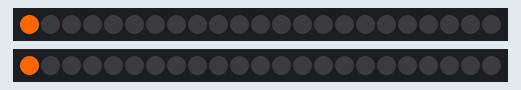
Bench run of a sketch on a simulated Arduino Uno, built with avr-gcc and run on an emulated ATmega328P. Parts: 2 × 23 RGB LEDs in strip order, left to right.

Above: at 0.05 s.
At 0.6 s:
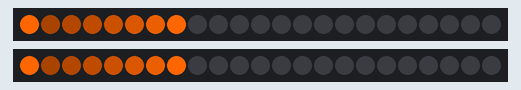
At 1.16 s:
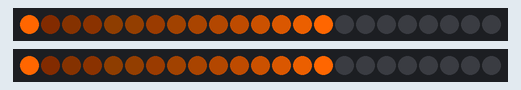
At 1.75 s:
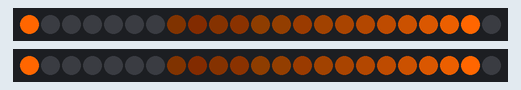
At 2.26 s:
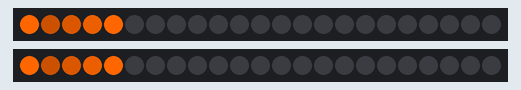

The sketch:

fade_sequ.ino
```cpp
#include <FastLED.h>
#include <math.h>

#define LED_PIN1 7
#define LED_PIN2 4

#define NUM_LEDS 23

CRGB leds1[NUM_LEDS];
CRGB leds2[NUM_LEDS];

void setup() {
  fill_solid(leds1, NUM_LEDS, CRGB(0,0,0));
  fill_solid(leds2, NUM_LEDS, CRGB(0,0,0));
  FastLED.addLeds<WS2812, LED_PIN1, GRB>(leds1, NUM_LEDS);
  FastLED.addLeds<WS2812, LED_PIN2, GRB>(leds2, NUM_LEDS);
}

void loop() {
  fade_sequ();
}

void fade_sequ(){
  int i,j,r,g,k;
  float e;
  fill_solid(leds1, NUM_LEDS, CRGB(0,0,0));
  fill_solid(leds2, NUM_LEDS, CRGB(0,0,0));
  FastLED.show();
    delay(40);
  for(int i=0;i<NUM_LEDS;i++){
    leds1[i] = CRGB(255,102,0);
    leds2[i] = CRGB(255,102,0);
    for(j=i;j>0;j--){
        e=pow(0.75, i-j);
        r=round(255*e);
        g=round(102*e);
        leds1[j] = CRGB(r,g,0);
        leds2[j] = CRGB(r,g,0);
        if(r<4 && g<2){
          leds1[j] = CRGB(0,0,0);
          leds2[j] = CRGB(0,0,0);
        }
    }
    FastLED.show();
    delay(75);
  }
}
```

Measured:
- by itself, everything shown: repeats every 1.9 s, in 24 steps
